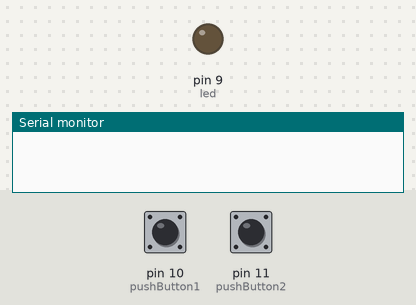
Bench run of a sketch on a simulated Arduino Uno, built with avr-gcc and run on an emulated ATmega328P. On the bench: output pins drawn as LEDs (lit = HIGH), the last lines printed to the serial monitor. Inputs (shaded band) come from the test bench; at power-on: pin 10 (pushButton1) HIGH, pin 11 (pushButton2) HIGH.

Above: at 1.2 s.
1.3 s: pin 10 (pushButton1) pulled LOW for 0.15 s
At 2.5 s:
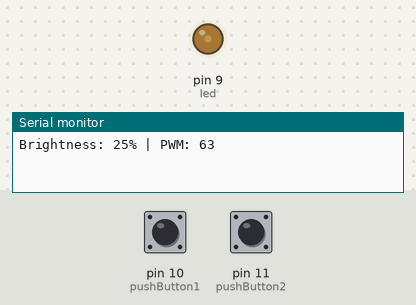
2.9 s: pin 10 (pushButton1) pulled LOW for 1 s
At 4.0 s:
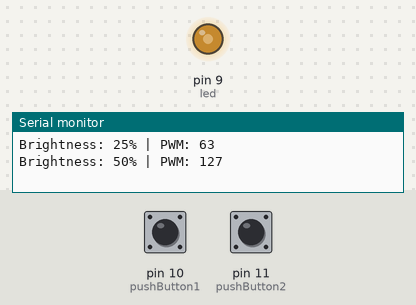
5.4 s: pin 10 (pushButton1) pulled LOW for 0.15 s
At 5.9 s:
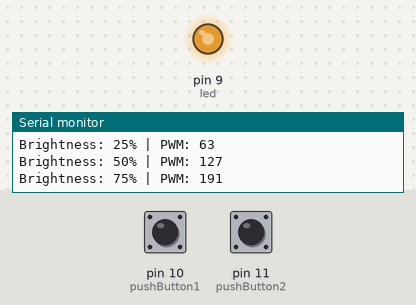
7.0 s: pin 10 (pushButton1) pulled LOW for 3.2 s
At 8.3 s:
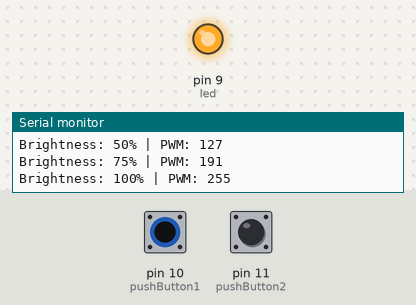
11.7 s: pin 11 (pushButton2) pulled LOW for 0.15 s
At 12.9 s:
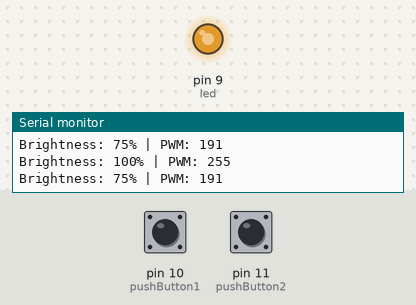
13.3 s: pin 11 (pushButton2) pulled LOW for 1 s
At 14.3 s:
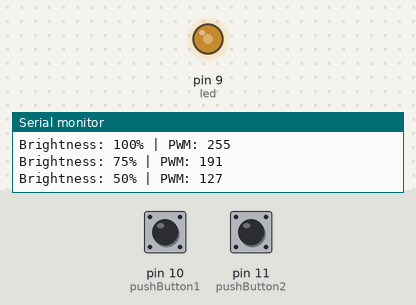
Timing chart, 0 to 16.3 s (numbered marks = the images above; inputs shaded):
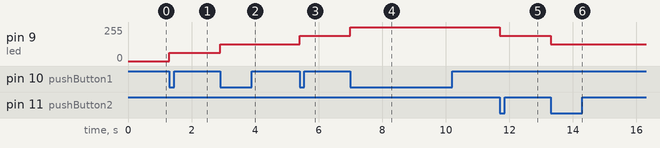

Measured:
- after the input at 1.3 s, pin 9 (led): 0/255 → 63/255 at once
- after the input at 2.9 s, pin 9 (led): 63/255 → 127/255 at once
- after the input at 5.4 s, pin 9 (led): 127/255 → 191/255 at once
- after the input at 7.0 s, pin 9 (led): 191/255 → 255/255 at once
- after the input at 11.7 s, pin 9 (led): 255/255 → 191/255 at once
- after the input at 13.3 s, pin 9 (led): 191/255 → 127/255 at once

The sketch:

code.ino
```cpp
// 17-two-button-pwm-control

int led = 9;
int pushButton1 = 10;
int pushButton2 = 11;

int lastButtonState1 = HIGH;
int lastButtonState2 = HIGH;
int brightness = 0;

void setup()
{
  pinMode(led, OUTPUT);
  pinMode(pushButton1, INPUT_PULLUP);
  pinMode(pushButton2, INPUT_PULLUP);
  Serial.begin(9600);
}

void loop()
{
  int currentButtonState1 = digitalRead(pushButton1);
  int currentButtonState2 = digitalRead(pushButton2);

  if (lastButtonState1 == HIGH && currentButtonState1 == LOW)
  {
    brightness += 25;

    if (brightness > 100)
    {
      brightness = 100;
    }

    int pwmValue = map(brightness, 0, 100, 0, 255);

    analogWrite(led, pwmValue);

    Serial.print("Brightness: ");
    Serial.print(brightness);
    Serial.print("% | PWM: ");
    Serial.println(pwmValue);
  }

  if (lastButtonState2 == HIGH && currentButtonState2 == LOW)
  {
    if (brightness > 0)
    {
      brightness -= 25;
    }

    int pwmValue = map(brightness, 0, 100, 0, 255);

    analogWrite(led, pwmValue);

    Serial.print("Brightness: ");
    Serial.print(brightness);
    Serial.print("% | PWM: ");
    Serial.println(pwmValue);
  }

  lastButtonState1 = currentButtonState1;
  lastButtonState2 = currentButtonState2;
}
```
